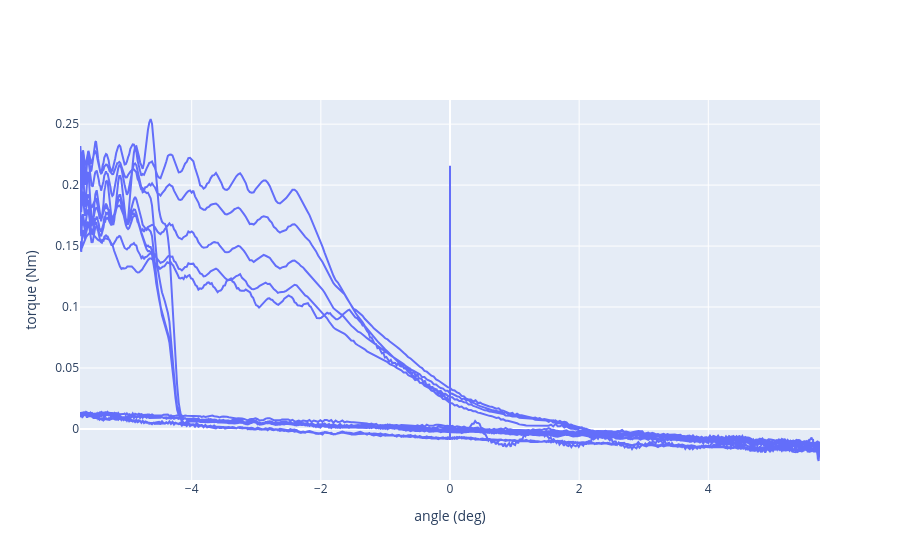

Source (notebook cell):
### Code cell
fig = go.Figure()
fig.add_trace(go.Scatter(x=angle, y=forcetorque[3,:]))
fig.update_yaxes(title_text="torque (Nm)")
fig.update_xaxes(title_text="angle (deg)")

### Figure 1 — Plotly figure (JSON) as saved in the notebook; plotly's stock layout.template omitted (floating-point values rounded to 4 significant figures; data arrays with more than 128 entries replaced by an {"elided": "..."} marker saying what was removed)
{"data": [{"type": "scatter", "x": {"elided": "15000 float values"}, "y": {"elided": "15000 float values"}}], "layout": {"xaxis": {"title": {"text": "angle (deg)"}}, "yaxis": {"title": {"text": "torque (Nm)"}}}}
